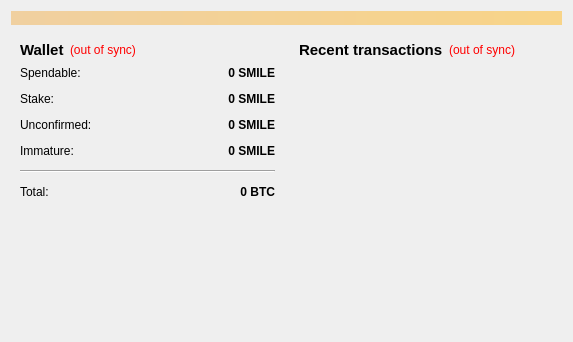
<?xml version="1.0" encoding="UTF-8"?>
<ui version="4.0">
 <class>OverviewPage</class>
 <widget class="QWidget" name="OverviewPage">
  <property name="geometry">
   <rect>
    <x>0</x>
    <y>0</y>
    <width>573</width>
    <height>342</height>
   </rect>
  </property>
  <property name="windowTitle">
   <string>Form</string>
  </property>
  <layout class="QVBoxLayout" name="topLayout">
   <item>
    <widget class="QLabel" name="labelAlerts">
     <property name="visible">
      <bool>false</bool>
     </property>
     <property name="styleSheet">
      <string notr="true">background-color: qlineargradient(x1: 0, y1: 0, x2: 1, y2: 0, stop:0 #F0D0A0, stop:1 #F8D488);  color:#000000
</string>
     </property>
     <property name="wordWrap">
      <bool>true</bool>
     </property>
     <property name="margin">
      <number>3</number>
     </property>
    </widget>
   </item>
   <item>
    <layout class="QHBoxLayout" name="horizontalLayout" stretch="1,1">
     <item>
      <layout class="QVBoxLayout" name="verticalLayout_2">
       <item>
        <widget class="QWidget" name="widget" native="true">
         <layout class="QVBoxLayout" name="verticalLayout_4">
          <item>
           <layout class="QHBoxLayout" name="horizontalLayout_4">
            <item>
             <widget class="QLabel" name="label_5">
              <property name="font">
               <font>
                <pointsize>11</pointsize>
                <weight>75</weight>
                <bold>true</bold>
               </font>
              </property>
              <property name="text">
               <string>Wallet</string>
              </property>
             </widget>
            </item>
            <item>
             <widget class="QLabel" name="labelWalletStatus">
              <property name="toolTip">
               <string>The displayed information may be out of date. Your wallet automatically synchronizes with the BitSmile network after a connection is established, but this process has not completed yet.</string>
              </property>
              <property name="styleSheet">
               <string notr="true">QLabel { color: red; }</string>
              </property>
              <property name="text">
               <string notr="true">(out of sync)</string>
              </property>
              <property name="alignment">
               <set>Qt::AlignLeading|Qt::AlignLeft|Qt::AlignVCenter</set>
              </property>
             </widget>
            </item>
            <item>
             <spacer name="horizontalSpacer_2">
              <property name="orientation">
               <enum>Qt::Horizontal</enum>
              </property>
              <property name="sizeHint" stdset="0">
               <size>
                <width>40</width>
                <height>20</height>
               </size>
              </property>
             </spacer>
            </item>
           </layout>
          </item>
          <item>
           <layout class="QFormLayout" name="formLayout_2">
            <property name="fieldGrowthPolicy">
             <enum>QFormLayout::AllNonFixedFieldsGrow</enum>
            </property>
            <property name="horizontalSpacing">
             <number>12</number>
            </property>
            <property name="verticalSpacing">
             <number>12</number>
            </property>
            <item row="0" column="0">
             <widget class="QLabel" name="label">
              <property name="text">
               <string>Spendable:</string>
              </property>
             </widget>
            </item>
            <item row="0" column="1">
             <widget class="QLabel" name="labelBalance">
              <property name="font">
               <font>
                <weight>75</weight>
                <bold>true</bold>
               </font>
              </property>
              <property name="cursor">
               <cursorShape>IBeamCursor</cursorShape>
              </property>
              <property name="toolTip">
               <string>Your current spendable balance</string>
              </property>
              <property name="text">
               <string notr="true">0 SMILE</string>
              </property>
              <property name="alignment">
               <set>Qt::AlignRight|Qt::AlignTrailing|Qt::AlignVCenter</set>
              </property>
              <property name="textInteractionFlags">
               <set>Qt::LinksAccessibleByMouse|Qt::TextSelectableByKeyboard|Qt::TextSelectableByMouse</set>
              </property>
             </widget>
            </item>
            <item row="1" column="0">
             <widget class="QLabel" name="label_6">
              <property name="text">
               <string>Stake:</string>
              </property>
             </widget>
            </item>
            <item row="1" column="1">
             <widget class="QLabel" name="labelStake">
              <property name="font">
               <font>
                <weight>75</weight>
                <bold>true</bold>
               </font>
              </property>
              <property name="cursor">
               <cursorShape>IBeamCursor</cursorShape>
              </property>
              <property name="toolTip">
               <string>Total of coins that was staked, and do not yet count toward the current balance</string>
              </property>
              <property name="text">
               <string notr="true">0 SMILE</string>
              </property>
              <property name="alignment">
               <set>Qt::AlignRight|Qt::AlignTrailing|Qt::AlignVCenter</set>
              </property>
              <property name="textInteractionFlags">
               <set>Qt::LinksAccessibleByMouse|Qt::TextSelectableByKeyboard|Qt::TextSelectableByMouse</set>
              </property>
             </widget>
            </item>
            <item row="2" column="0">
             <widget class="QLabel" name="label_3">
              <property name="text">
               <string>Unconfirmed:</string>
              </property>
             </widget>
            </item>
            <item row="2" column="1">
             <widget class="QLabel" name="labelUnconfirmed">
              <property name="font">
               <font>
                <weight>75</weight>
                <bold>true</bold>
               </font>
              </property>
              <property name="cursor">
               <cursorShape>IBeamCursor</cursorShape>
              </property>
              <property name="toolTip">
               <string>Total of transactions that have yet to be confirmed, and do not yet count toward the current balance</string>
              </property>
              <property name="text">
               <string notr="true">0 SMILE</string>
              </property>
              <property name="alignment">
               <set>Qt::AlignRight|Qt::AlignTrailing|Qt::AlignVCenter</set>
              </property>
              <property name="textInteractionFlags">
               <set>Qt::LinksAccessibleByMouse|Qt::TextSelectableByKeyboard|Qt::TextSelectableByMouse</set>
              </property>
             </widget>
            </item>
            <item row="3" column="0">
             <widget class="QLabel" name="labelImmatureText">
              <property name="text">
               <string>Immature:</string>
              </property>
             </widget>
            </item>
            <item row="3" column="1">
             <widget class="QLabel" name="labelImmature">
              <property name="font">
               <font>
                <weight>75</weight>
                <bold>true</bold>
               </font>
              </property>
              <property name="toolTip">
               <string>Mined balance that has not yet matured</string>
              </property>
              <property name="text">
               <string notr="true">0 SMILE</string>
              </property>
              <property name="alignment">
               <set>Qt::AlignRight|Qt::AlignTrailing|Qt::AlignVCenter</set>
              </property>
              <property name="textInteractionFlags">
               <set>Qt::LinksAccessibleByMouse|Qt::TextSelectableByKeyboard|Qt::TextSelectableByMouse</set>
              </property>
             </widget>
            </item>
            <item row="4" column="0" colspan="2">
             <widget class="Line" name="line">
              <property name="orientation">
               <enum>Qt::Horizontal</enum>
              </property>
             </widget>
            </item>
            <item row="5" column="0">
             <widget class="QLabel" name="labelTotalText">
              <property name="text">
               <string>Total:</string>
              </property>
             </widget>
            </item>
            <item row="5" column="1">
             <widget class="QLabel" name="labelTotal">
              <property name="font">
               <font>
                <weight>75</weight>
                <bold>true</bold>
               </font>
              </property>
              <property name="cursor">
               <cursorShape>IBeamCursor</cursorShape>
              </property>
              <property name="toolTip">
               <string>Your current total balance</string>
              </property>
              <property name="text">
               <string notr="true">0 BTC</string>
              </property>
              <property name="alignment">
               <set>Qt::AlignRight|Qt::AlignTrailing|Qt::AlignVCenter</set>
              </property>
              <property name="textInteractionFlags">
               <set>Qt::LinksAccessibleByMouse|Qt::TextSelectableByKeyboard|Qt::TextSelectableByMouse</set>
              </property>
             </widget>
            </item>
           </layout>
          </item>
         </layout>
        </widget>
       </item>
       <item>
        <spacer name="verticalSpacer">
         <property name="orientation">
          <enum>Qt::Vertical</enum>
         </property>
         <property name="sizeHint" stdset="0">
          <size>
           <width>20</width>
           <height>40</height>
          </size>
         </property>
        </spacer>
       </item>
      </layout>
     </item>
     <item>
      <layout class="QVBoxLayout" name="verticalLayout_3">
       <item>
        <widget class="QWidget" name="widget_2" native="true">
         <layout class="QVBoxLayout" name="verticalLayout">
          <item>
           <layout class="QHBoxLayout" name="horizontalLayout_2">
            <item>
             <widget class="QLabel" name="label_4">
              <property name="font">
               <font>
                <pointsize>11</pointsize>
                <weight>75</weight>
                <bold>true</bold>
               </font>
              </property>
              <property name="text">
               <string>&lt;b&gt;Recent transactions&lt;/b&gt;</string>
              </property>
             </widget>
            </item>
            <item>
             <widget class="QLabel" name="labelTransactionsStatus">
              <property name="toolTip">
               <string>The displayed information may be out of date. Your wallet automatically synchronizes with the BitSmile network after a connection is established, but this process has not completed yet.</string>
              </property>
              <property name="styleSheet">
               <string notr="true">QLabel { color: red; }</string>
              </property>
              <property name="text">
               <string notr="true">(out of sync)</string>
              </property>
              <property name="alignment">
               <set>Qt::AlignRight|Qt::AlignTrailing|Qt::AlignVCenter</set>
              </property>
             </widget>
            </item>
            <item>
             <spacer name="horizontalSpacer">
              <property name="orientation">
               <enum>Qt::Horizontal</enum>
              </property>
              <property name="sizeHint" stdset="0">
               <size>
                <width>40</width>
                <height>20</height>
               </size>
              </property>
             </spacer>
            </item>
           </layout>
          </item>
          <item>
           <widget class="QListView" name="listTransactions">
            <property name="styleSheet">
             <string notr="true">QListView { background: transparent; }</string>
            </property>
            <property name="frameShape">
             <enum>QFrame::NoFrame</enum>
            </property>
            <property name="verticalScrollBarPolicy">
             <enum>Qt::ScrollBarAlwaysOff</enum>
            </property>
            <property name="horizontalScrollBarPolicy">
             <enum>Qt::ScrollBarAlwaysOff</enum>
            </property>
            <property name="selectionMode">
             <enum>QAbstractItemView::NoSelection</enum>
            </property>
           </widget>
          </item>
         </layout>
        </widget>
       </item>
      </layout>
     </item>
    </layout>
   </item>
  </layout>
 </widget>
 <resources/>
 <connections/>
</ui>
